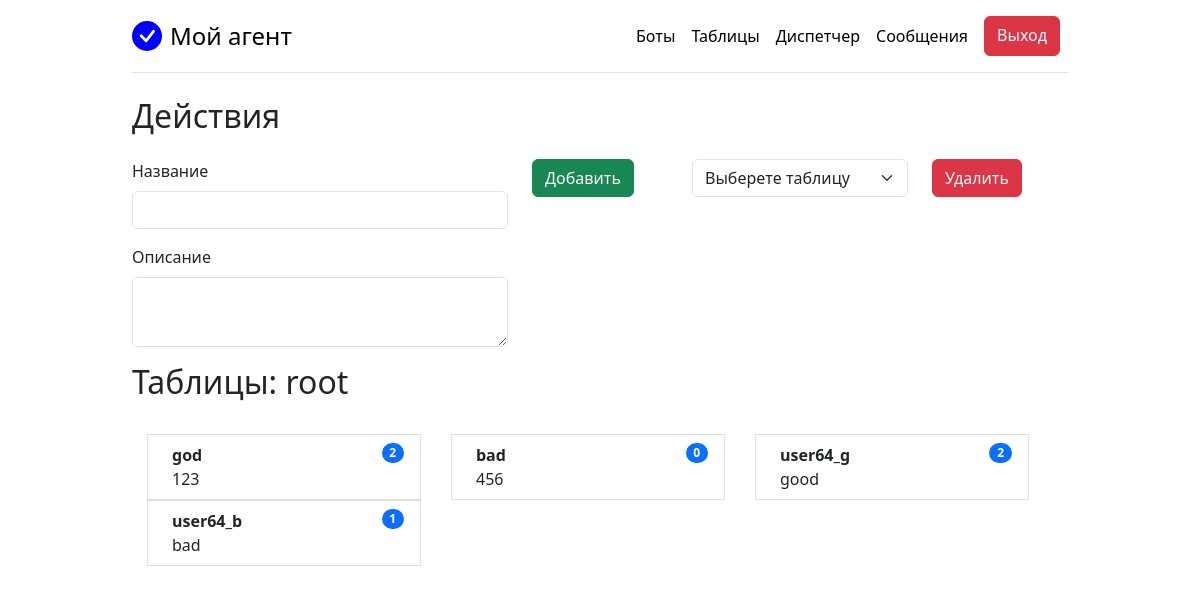
/tgparser/ (signed in), run on the app's committed database.
### web_app/tgparser/models.py (models this page shows, shortened)
class Table(models.Model):
    name = models.CharField(
        max_length=40,
        verbose_name='Название')
    description = models.TextField(
        max_length=75,
        verbose_name='Описание',
        blank=True)
    owner = models.ForeignKey(User, on_delete=models.CASCADE)
    class Meta:
        verbose_name = 'Таблица'
        verbose_name_plural = 'Таблицы'

### web_app/tgparser/views.py (the view)
# urls.py: path('', views.view_tables, name="view_tables"),
def view_tables(request):
    if request.user.is_superuser:
        tables = Table.objects.all()
    elif request.user.is_authenticated:
        tables = Table.objects.filter(owner=request.user)
    else:
        messages.warning(request, 'Пройдите аутентификацию')
        return redirect('home')
    if request.method == 'POST':
        form = TableForm(request.POST)
        if form.is_valid():
            form.save()
            return redirect('view_tables')
    else:
        form = TableForm()
    context = {'tables': tables, 'form': form, 'title': 'Таблицы', 'user': request.user}
    return render(request, 'tab/tables.html', context)

### web_app/tgparser/forms.py
class TableForm(forms.ModelForm):
    class Meta:
        model = Table
        fields = '__all__'
        widgets = {
            'name': forms.TextInput(attrs={'placeholder': ''}),
            'description': forms.Textarea(attrs={'placeholder': '', 'style': 'height: 70px;'}),
        }

### templates/tab/tables.html (shortened to what this page needs)
{% extends 'base.html' %}
{% load bootstrap4 %}
{% block content %}
<h2>Действия</h2>
<div class="row my-4">
  <div class="col-md-5">
    <form method="POST">
        {% bootstrap_field form.name layout='horizontal'%}
        <div class="my-2">
        {% bootstrap_field form.description layout='horizontal' %}
        </div>
  </div>
  <div class="col-md-2">
        <button type="submit" class="btn btn-success">Добавить</button>
  </div>
  <div class="col-md-3">
    <form method="POST" action="{% url 'del_table' %}">
        <select required class="form-select" aria-label="Default select example" name="table_id">
            <option value disabled selected>Выберете таблицу</option>
        </select>
  </div>
    <div class="col-md-2">
        <button type="submit" class="btn btn-danger">Удалить</button>
    </div>
<h2>Таблицы: {{ user }}</h2>
<div class="row my-4">
  <div class="col">
    <ul class="list-group list-group-horizontal flex-wrap">
      {% for table in tables %}
      <div class="col-md-4">
        <a href="{% url 'view_phrases' table.pk %}" class="list-group-item list-group-item-action">
          <li class="d-flex justify-content-between align-items-start">
            <div class="ms-2 me-auto">
              <div class="fw-bold">{{ table.name }}</div>
              {{ table.description }}
            </div>
            <span class="badge bg-primary rounded-pill ms-2">{{table.tab_phrases.count}}</span>
          </li>
        </a>
      </div>
      {% endfor %}
    </ul>
  </div>
</div>
{% endblock %}

### static/pricing.css (style rules this page uses)
body { background-image: linear-gradient(180deg, var(--bs-body-secondary-bg), var(--bs-body-bg) 100px, var(--bs-body-bg)); }

### data on the page
Table: name "god", description "123", tab_phrases.count "2"
Table: name "bad", description "456", tab_phrases.count "0"
Table: name "user64_g", description "good", tab_phrases.count "2"
Table: name "user64_b", description "bad", tab_phrases.count "1"

### other printed values
{{ user }} "root"
